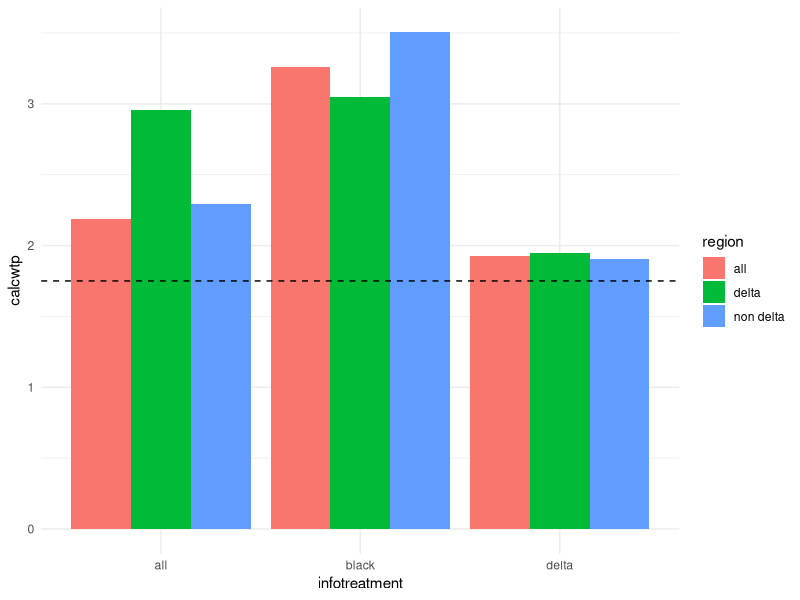
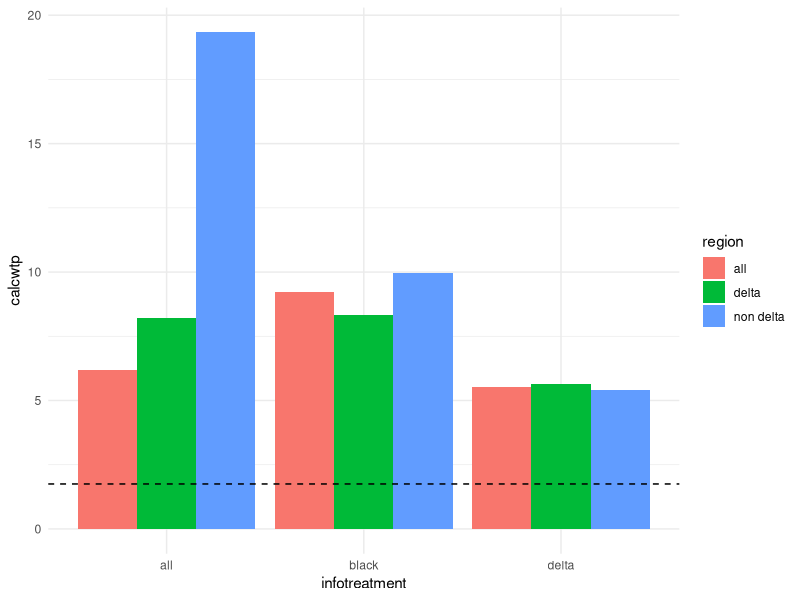

These charts were generated, in order, by the following R code:


library(dplyr)
library(formattable)
library(ggplot2)
library(stringr)
library(magrittr)
library(tidyr)


rm(list=ls()) # Caution: this clears the Environment

dat <- read.csv("rawdata/DFI_survey3.csv")
premium <- read.csv("cleaneddata/wtpsummary.csv")

wtpdat <- premium[complete.cases(premium), ]

wtpdat$calcwtp <- (wtpdat$price*wtpdat$value)+wtpdat$price
wtpdat_all <- wtpdat[wtpdat$infotreatment == "all", ]
wtpdat_rice <- wtpdat[wtpdat$crop == "rice", ]
wtpdat_watermelon <- wtpdat[wtpdat$crop == "watermelon", ]

# tables ggplot

r <- ggplot() + geom_col(data= wtpdat_rice, 
                    aes(x = infotreatment, y= calcwtp, fill = region), 
                    position = "dodge") + theme_minimal()

r + geom_hline(yintercept=1.75, linetype="dashed", color = "black")




w <- ggplot() + geom_col(data= wtpdat_watermelon, 
                         aes(x = infotreatment, y= calcwtp, fill = region), 
                         position = "dodge") + theme_minimal()

w + geom_hline(yintercept=1.75, linetype="dashed", color = "black")
